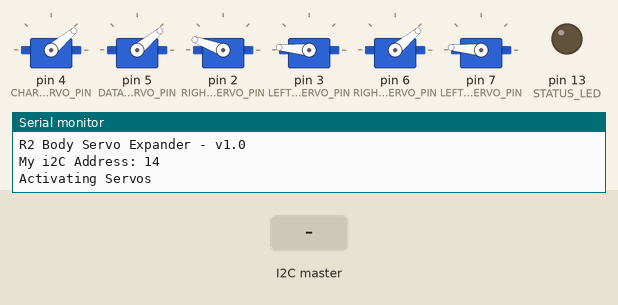
Bench run of a sketch on a simulated Arduino Pro Mini, built with avr-gcc and run on an emulated ATmega328P. Shown: 6 × servo, output pins drawn as LEDs (lit = HIGH), the last lines printed to the serial monitor. The test bench sets the inputs (shaded band).

Above: at 2.2 s.
2.3 s: the I2C master sends the byte 2
At 5.5 s:
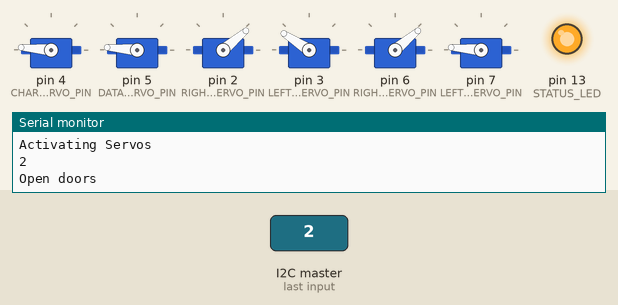
At 8.7 s:
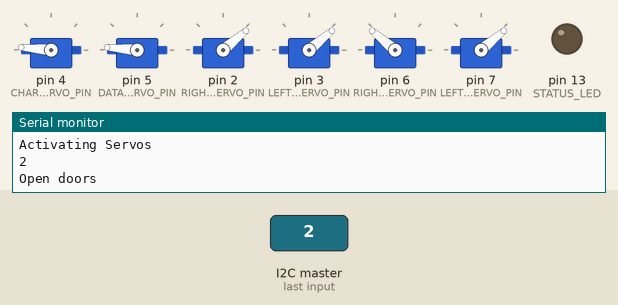
9.8 s: the I2C master sends the byte 2
At 15.4 s:
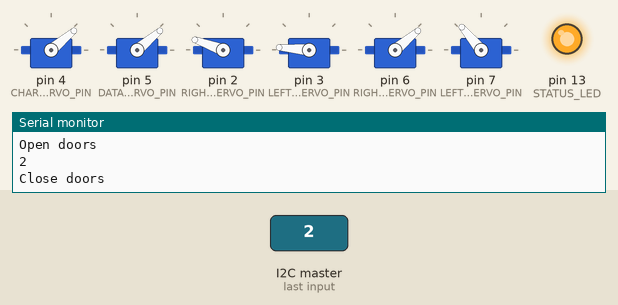
Timing chart, 0 to 17.3 s (numbered marks = the images above; inputs shaded):
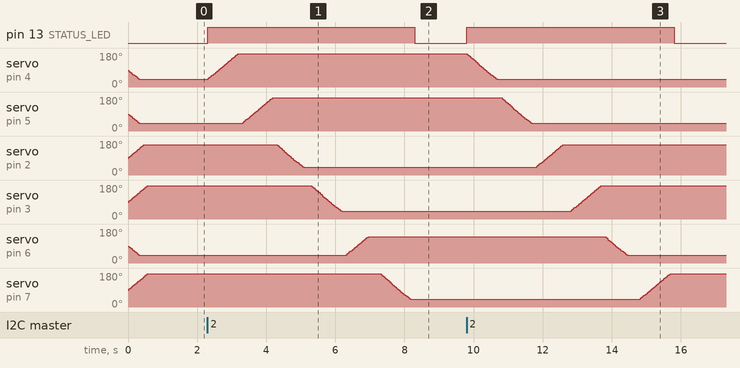

The sketch:

ServoExpBody.ino
```cpp
// -------------------------------------------------
// R2's Body Servo Expander
// Brent Browning
// -------------------------------------------------
// v 1.0 - Initial configuration and testing for panels
// v 1.1 - Modded for specific panel controls
// -------------------------------------------------

#include <VarSpeedServo.h> //Variable speed servo library
#include <Wire.h>  // i2c Library for communications

// -------------------------------------------------
// Define some constants to help reference objects,
// pins, servos, leds etc by name instead of numbers
// -------------------------------------------------
#define STATUS_LED 13 // Our Status LED on Arduino Digital IO #13, this is the built in LED on the Pro Mini
#define DETACH 1


// -------------------------------------------------
// New outgoing i2c Commands
// -------------------------------------------------
String Packet;
int count = 0;
byte sum;
#define STEALTHI2C 0
#define BODYEXPANDERI2C 14
#define I2CTRANSMITTER 10

// These are easy names for our Arduino I/O pins and what they're used for
// Note on the Servo expander board, numbering starts at 1,2,3 etc.
// but internally we add 1 to get the real Arduino number.
#define RIGHT_FRONT_DOOR_SERVO_PIN 2
#define LEFT_FRONT_DOOR_SERVO_PIN 3
#define CHARGING_BAY_DOOR_SERVO_PIN 4
#define DATA_PANEL_DOOR_SERVO_PIN 5
#define RIGHT_REAR_DOOR_SERVO_PIN 6
#define LEFT_REAR_DOOR_SERVO_PIN 7

// Define and initialize the array to hold all of our servo data for servos connected TO THIS CONTROLLER
//    The array below is of the format...
//    {ArduinoPinNum, ServoClosedPosition, ServoOpenPosition, ServoCloseSpeed, ServoOpenSpeed}
#define NUMBER_OF_SERVOS 6 // total number of servos in the servo array below
VarSpeedServo Servos[NUMBER_OF_SERVOS];  // array to link all servos to the VarSpeedServo library
int myServos[NUMBER_OF_SERVOS][5] = {{ 4, 40, 175, 100, 100 },
                                     { 5, 40, 175, 100, 100 },
                                     { 2, 160, 40, 100, 100 },
                                     { 3, 175, 40, 100, 100 },
                                     { 6, 40, 140, 100, 100 },
                                     { 7, 175, 40, 100, 100 }};
// To make referring to our panels easier, we'll give them some more human-friendly names
// Note that the references below are to the servo array ROWS.  Should be one of these for each of NUMBER_OF_SERVOS
#define RF_DOOR 0      // PIN #2 ; Cable # 10 in my R2
#define LF_DOOR 1      // PIN #3 ; Cable # 5 in my R2
#define CHARGE_BAY 2   // PIN #4 ; Cable # 8 in my R2
#define DATA_PANEL 3   // PIN #5 ; Cable # 7 in my R2
#define RR_DOOR 4      // PIN #6 ; Cable # 9 in my R2
#define LR_DOOR 5      // PIN #7 ; Cable # 6 in my R2
// And we will define some constants that we can use to make referring to the servo array COLUMNS in the array above easier to remember
#define PIN_NUM 0
#define CLOSED_POS 1
#define OPEN_POS 2
#define CLOSE_SPEED 3
#define OPEN_SPEED 4

// Some variables to keep track of open/close status
boolean allDoorsOpen=false;
boolean doorStatus[NUMBER_OF_SERVOS] = {false, false, false, false, false};  // (false=closed; open=true)

int i2cCommand = 0;
int myi2c = BODYEXPANDERI2C; // the i2c address of this device

// ------------------------------------------
void setup() {
  Serial.begin(57600); // Debug Console
  Serial.println("R2 Body Servo Expander - v1.0");
  Serial.print("My i2C Address: ");
  Serial.println(myi2c);

  Wire.begin(myi2c);  // Start I2C communication Bus as a Slave (Device Number 9)
  Wire.onReceive(receivei2cEvent); // routine to call/run when we receive an i2c command
  pinMode(STATUS_LED, OUTPUT); // turn status led off
  digitalWrite(STATUS_LED, LOW);

  i2cCommand = 0;
  // Activate/Center all the servos to NEUTRAL position
  Serial.print("Activating Servos");
  resetServos();

  Serial.println("");
}

//-----------------------------------------------------
// i2c Command Event Handler
//-----------------------------------------------------

void receivei2cEvent(int howMany) {
  i2cCommand = Wire.read();    // receive byte as an integer\
  Serial.print("Command Code:");
  Serial.println(i2cCommand);
}

//----------------------------------------------------------------------------
// New i2c Commands
//----------------------------------------------------------------------------
void sendI2Ccmd(int deviceID, String cmd) {
  sum=0;
  Wire.beginTransmission(deviceID);
  for (int i=0;i<cmd.length();i++) {
    Wire.write(cmd[i]);
    sum+=byte(cmd[i]);
  }
  Wire.write(sum);
  Wire.endTransmission();
}

//-----------------------------------------------------
// Reset all servos to starting positions
//-----------------------------------------------------
void resetServos() {
  for( int i = 0; i <  NUMBER_OF_SERVOS; i++) {
    Servos[i].attach(myServos[i][PIN_NUM]);
    Servos[i].write(myServos[i][CLOSED_POS],myServos[i][CLOSE_SPEED]);
  }

  delay(1000);  // pause 1 second to allow for close to finish

  // Detach from the servo to save power and reduce jitter
  if (DETACH) {
    for( int i = 0; i <  NUMBER_OF_SERVOS; i++) {
      Servos[i].detach(); //Detach from the Servos to save power and cut potential jitter/hum.
    }
  }

  allDoorsOpen=false;
  // update the door status array to hold the current state of the doors (false=closed; open=true)
  for (int i=0 ; i<NUMBER_OF_SERVOS; i++){
    doorStatus[i]=false;
  }
}


//-----------------------------------------------------
// D O O R S
//-----------------------------------------------------
void CycleAllDoors() {
  digitalWrite(STATUS_LED, HIGH);

  // If the doors are open the close them
  if (allDoorsOpen) {
    Serial.println("Close doors");
    for( int i = 0; i <  NUMBER_OF_SERVOS; i++) {
      Servos[i].attach(myServos[i][PIN_NUM]);
      Servos[i].write(myServos[i][CLOSED_POS],myServos[i][CLOSE_SPEED]);
      delay(1000);  // pause 1 second to allow for close to finish
      if (DETACH) {
        Servos[i].detach(); //Detach from the Servos to save power and cut potential jitter/hum.
      }
    }
    allDoorsOpen=false;

  } else {
    Serial.println("Open doors");
    for( int i = 0; i <  NUMBER_OF_SERVOS; i++) {
      Servos[i].attach(myServos[i][PIN_NUM]);
      Servos[i].write(myServos[i][OPEN_POS],myServos[i][OPEN_SPEED]);
      delay(1000);  // pause 1 second to allow for close to finish
      if (DETACH) {
        Servos[i].detach(); //Detach from the Servos to save power and cut potential jitter/hum.
      }
    }
    allDoorsOpen=true;
  }

  i2cCommand=-1; // always reset i2cCommand to -1, so we don't repeatedly do the same command
  digitalWrite(STATUS_LED, LOW);
}

//-----------------------------------------------------
// C Y C L E   S I N G L E   D O O R
//-----------------------------------------------------
void CycleSingleDoor(int doorID) {
  digitalWrite(STATUS_LED, HIGH); // flash the LED for visual indicator that we are sending command
  if (doorStatus[doorID]) { // door is OPEN...so close it
    Serial.println("Closing a single door");
    Servos[doorID].attach(myServos[doorID][PIN_NUM]);
    Servos[doorID].write(myServos[doorID][CLOSED_POS],myServos[doorID][CLOSE_SPEED]);
    delay(1000);
    if (DETACH){
      Servos[doorID].detach();
    }
    doorStatus[doorID]=false;  // door is now closed
  } else {
    Serial.println("Opening a single door");
    Servos[doorID].attach(myServos[doorID][PIN_NUM]);
    Servos[doorID].write(myServos[doorID][OPEN_POS],myServos[doorID][OPEN_SPEED]);
    delay(1000);
    if (DETACH){
      Servos[doorID].detach();
    }
    doorStatus[doorID]=true;  // door is now open
  }

  i2cCommand=-1; // always reset i2cCommand to -1, so we don't repeatedly do the same command
  digitalWrite(STATUS_LED, LOW);
}

//-----------------------------------------------------
// Main Loop
//-----------------------------------------------------

void loop() {

  delay(50);

  // Check for new i2c command
  switch(i2cCommand) {
    case 1: // RESET
          Serial.println("Got reset message");
          resetServos();
          digitalWrite(STATUS_LED, HIGH);
          i2cCommand=-1; // always reset i2cCommand to -1, so we don't repeatedly do the same command
          break;

    case 2:
          CycleAllDoors();
          break;

    case 3: // Cycle the DataPanel door
          CycleSingleDoor(DATA_PANEL);
          break;

    case 4: // Cycle the Charging Panel door
          CycleSingleDoor(CHARGE_BAY);
          break;

    case 5: // Cycle ALL doors in Body and Panel...use this as trigger to Dome as well
          CycleAllDoors();  // cycles all the doors in the body
          //delay(1000);
          //sendI2Ccmd(I2CTRANSMITTER, "13");
          break;

    case 6: // Cycle the Right Front Panel door
          CycleSingleDoor(RF_DOOR);
          break;

    case 7: // Cycle the Left Rear Panel door
          CycleSingleDoor(LR_DOOR);
          break;

    case 8: // Cycle the Left Rear Panel door
          CycleSingleDoor(LF_DOOR);
          break;

    default: // Catch All
    case 0:
          digitalWrite(STATUS_LED, LOW);
          i2cCommand=-1; // always reset i2cCommand to -1, so we don't repeatedly do the same command
          break;
  }
}
```

Measured:
- after the input at 2.3 s, pin 13 (STATUS_LED): LOW → HIGH at once, → LOW 6.0 s later; servo on pin 4 (CHARGING_BAY_DOOR_SERVO_PIN): moves from 40° to 175° over 0.86 s, starting at once
- after the input at 9.8 s, pin 13 (STATUS_LED): LOW → HIGH at once, → LOW 6.0 s later; servo on pin 4 (CHARGING_BAY_DOOR_SERVO_PIN): moves from 175° to 40° over 0.86 s, starting at once
